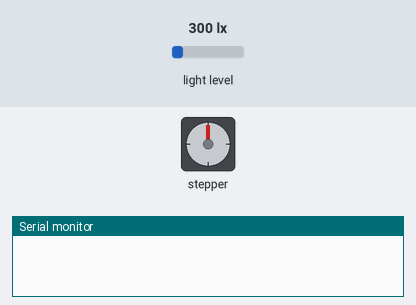
Recording of a sketch running on a simulated Arduino Uno, built with avr-gcc and run on an emulated ATmega328P. On the bench: stepper motor, the last lines printed to the serial monitor. Wiring (inferred from the names in the program): stepper motor driver (200 steps per turn assumed): step pin 3; direction pin 2. The test bench sets the inputs (shaded band); at power-on: light level 300 lx.

Above: at 0.1 s.
At 9.99 s:
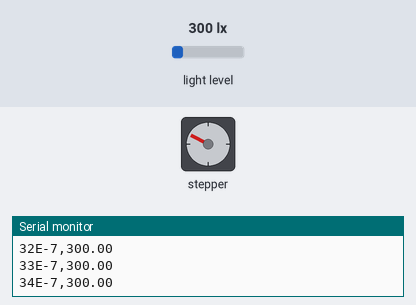
At 19.88 s:
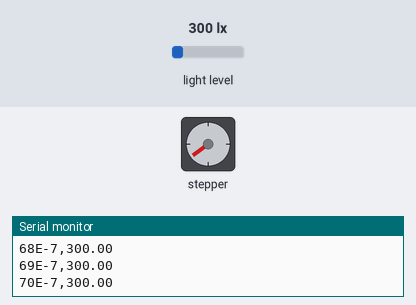
At 39.66 s:
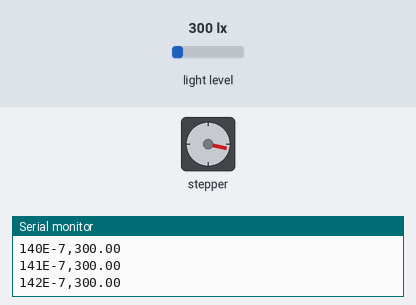
Timing chart, 0 to 40.0 s (numbered marks = the images above):
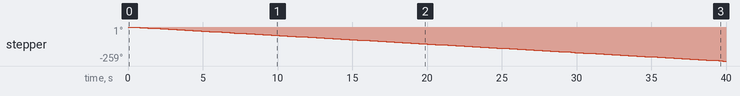

Measured:
- by itself, stepper: keeps turning counter-clockwise at about 7°/s

The sketch:

new_code_Edited_2.ino
```cpp
#define dirpin 2
#define steppin 3

#define STEP_SIZE 255 //x10-7m
#include <Wire.h>
#include <Adafruit_Sensor.h>
#include <Adafruit_TSL2561_U.h>


Adafruit_TSL2561_Unified tsl = Adafruit_TSL2561_Unified(TSL2561_ADDR_FLOAT, 12345);

void configureSensor(void){
  tsl.enableAutoRange(true);
  tsl.setIntegrationTime(TSL2561_INTEGRATIONTIME_13MS);
}

void setup() {
  pinMode (dirpin,OUTPUT);
  pinMode (steppin,OUTPUT);

  Serial.begin(9600);
  if(!tsl.begin()){
    /* There was a problem detecting the TSL2561 ... check your connections */
    Serial.print("Ooops, no TSL2561 detected ... Check your wiring or I2C ADDR!");
    while(1);
  }

  /* Setup the sensor gain and integration time */
  configureSensor();

}

int i;
void loop() {
  i=0;
  digitalWrite(dirpin,LOW);
  delay(500);
  for(i=0;i<1000;i++){
    digitalWrite(steppin,LOW);
    digitalWrite(steppin,HIGH);
    SensorReadandReport(i);
    delayMicroseconds(10000);
  }

  digitalWrite (dirpin,HIGH);
  delay(500);
  for(i=0;i<1000;i++){
    digitalWrite(steppin,LOW);
    digitalWrite(steppin,HIGH);
    SensorReadandReport(1000-i);
    delayMicroseconds(10000);
  }
}

void SensorReadandReport(int steps){
  sensors_event_t event;
  tsl.getEvent(&event);

  /* Display the results (light is measured in lux) */
  if (event.light){
    Serial.print(steps);
    Serial.print("E-7");
    Serial.print(",");
    Serial.println(event.light);

  }else{
    /* If event.light = 0 lux the sensor is probably saturated
       and no reliable data could be generated! */
    Serial.println("Sensor overload");
  }
  delay(250);
}
```
